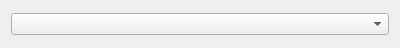
<?xml version="1.0" encoding="UTF-8"?>
<ui version="4.0">
 <class>Get_Model</class>
 <widget class="QWidget" name="Get_Model">
  <property name="geometry">
   <rect>
    <x>0</x>
    <y>0</y>
    <width>400</width>
    <height>48</height>
   </rect>
  </property>
  <property name="windowTitle">
   <string>Form</string>
  </property>
  <layout class="QVBoxLayout" name="verticalLayout">
   <item>
    <widget class="QComboBox" name="comboBox"/>
   </item>
  </layout>
 </widget>
 <resources/>
 <connections/>
</ui>
